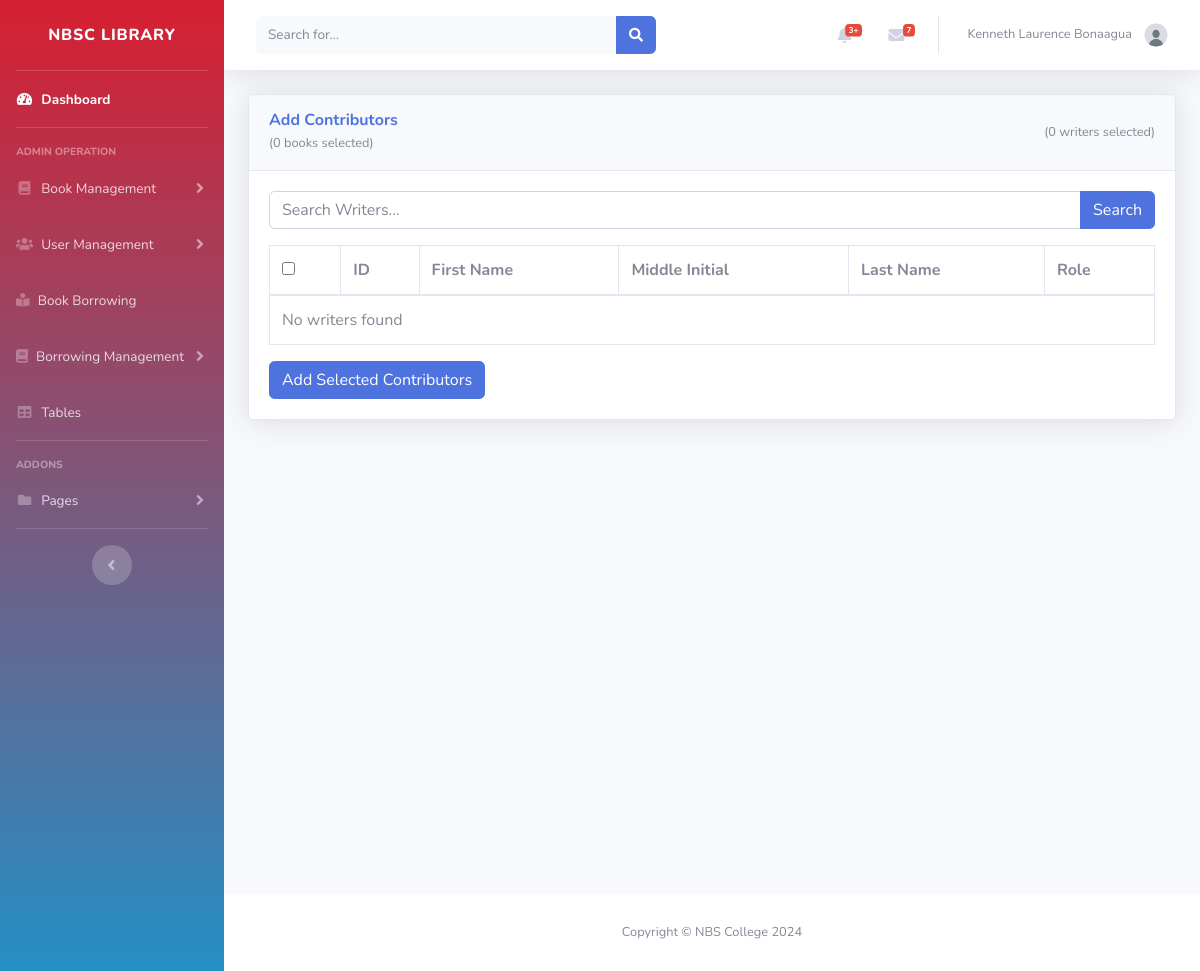
/Admin/add_contributors.php (signed in), run on an earlier commit of the app's database.
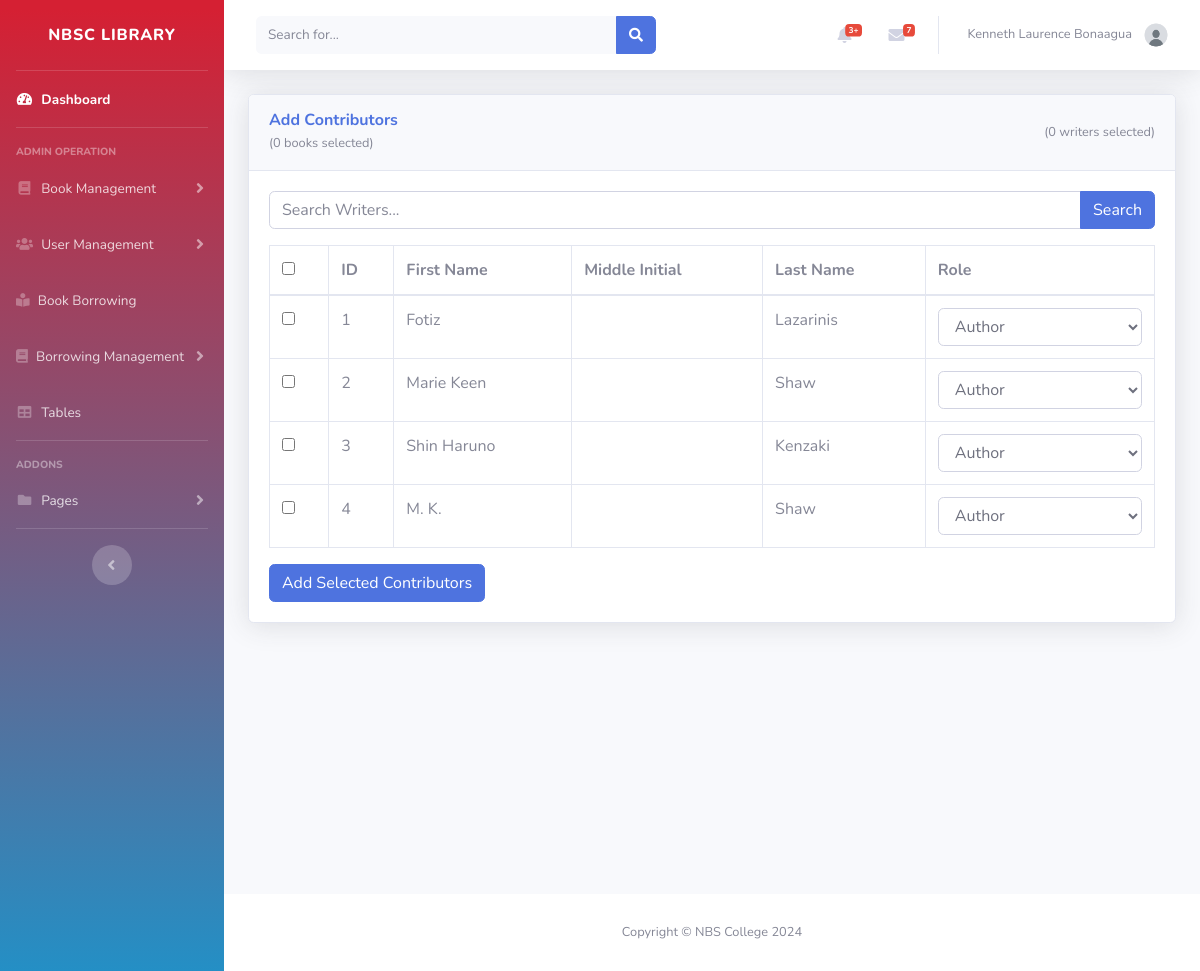
And on a later commit of the database.
### tables this page shows
CREATE TABLE `writers` (
  `id` int(11) NOT NULL,
  `firstname` varchar(100) DEFAULT NULL,
  `middle_init` varchar(100) DEFAULT NULL,
  `lastname` varchar(100) DEFAULT NULL
);

### Admin/add_contributors.php (the view, shortened to what this page needs)
<?php
include '../admin/inc/header.php';
include '../db.php';
$bookIds = isset($_GET['book_ids']) ? $_GET['book_ids'] : [];
$searchQuery = isset($_GET['search']) ? $_GET['search'] : '';
$selectedWriterIds = isset($_GET['selected_writer_ids']) ? $_GET['selected_writer_ids'] : [];
?>
<div id="content" class="d-flex flex-column min-vh-100">
    <div class="container-fluid">
        <div class="card shadow mb-4">
            <div class="card-header py-3">
                <div class="d-flex justify-content-between align-items-center">
                    <div>
                        <h6 class="m-0 font-weight-bold text-primary">Add Contributors</h6>
                        <small class="text-muted">
                            (<?php echo count($bookIds); ?> books selected)
                        </small>
                    </div>
                    <small class="text-muted" id="selectedWritersCount">(0 writers selected)</small>
                </div>
            </div>
            <div class="card-body">
                <form method="GET" action="add_contributors.php" id="searchForm">
                    <div class="input-group mb-3">
                        <input type="text" name="search" class="form-control" placeholder="Search Writers..." value="<?php echo htmlspecialchars($searchQuery); ?>">
                        <div class="input-group-append">
                            <button class="btn btn-primary" type="submit">Search</button>
                        </div>
                    </div>
                </form>
                <form method="POST" action="process_add_contributors.php">
                    <div class="table-responsive">
                        <table class="table table-bordered" id="writersTable" width="100%" cellspacing="0">
                            <thead>
                                <tr>
                                    <th><input type="checkbox" id="selectAllWriters"></th>
                                    <th>ID</th>
                                    <th>First Name</th>
                                    <th>Middle Initial</th>
                                    <th>Last Name</th>
                                    <th>Role</th>
                                </tr>
                            </thead>
                            <tbody>
                                <?php
                                $writersQuery = "SELECT * FROM writers";
                                $writersResult = $conn->query($writersQuery);
                                $selectedWriters = [];
                                if ($writersResult->num_rows > 0) {
                                    while ($writer = $writersResult->fetch_assoc()) {
                                        $selectedWriters[$writer['id']] = $writer;
                                    }
                                }
                                if (!empty($selectedWriters)) {
                                    foreach ($selectedWriters as $writer) {
                                        $isChecked = in_array($writer['id'], $selectedWriterIds) ? " checked" : "";
                                        echo "<tr>
                                            <td><input type='checkbox' class='selectWriter' name='writer_ids[]' value='{$writer['id']}' data-writer-id='{$writer['id']}'{$isChecked}></td>
                                            <td>{$writer['id']}</td>
                                            <td>{$writer['firstname']}</td>
                                            <td>{$writer['middle_init']}</td>
                                            <td>{$writer['lastname']}</td>
                                            <td>
                                                <select name='roles[]' class='form-control'>
                                                    <option value='Author'>Author</option>
                                                    <option value='Co-Author'>Co-Author</option>
                                                    <option value='Editor'>Editor</option>
                                                </select>
                                            </td>
                                        </tr>";
                                    }
                                } else {
                                        echo "<tr><td colspan='6'>No writers found</td></tr>";
                                }
                                ?>
                            </tbody>
                        </table>
                    </div>
                    <button type="submit" class="btn btn-primary">Add Selected Contributors</button>
                </form>
            </div>
        </div>
    </div>
</div>
<?php include '../Admin/inc/footer.php' ?>

What changed in the data, as far as the page shows it:
added writers: id "1", firstname "Fotiz", lastname "Lazarinis"
added writers: id "2", firstname "Marie Keen", lastname "Shaw"
added writers: id "3", firstname "Shin Haruno", lastname "Kenzaki"
added writers: id "4", firstname "M. K.", lastname "Shaw"
Also different on the page:
text no longer shown: "No writers found"
